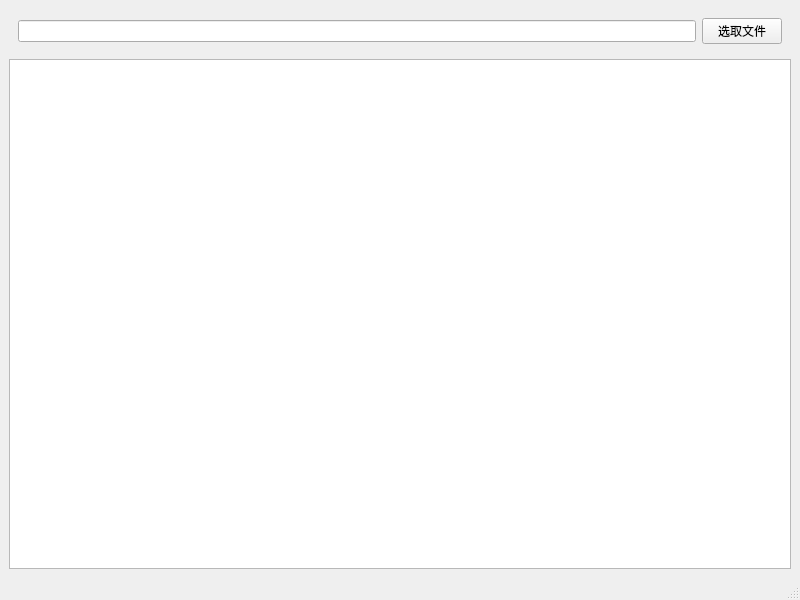
<?xml version="1.0" encoding="UTF-8"?>
<ui version="4.0">
 <class>MainWindow</class>
 <widget class="QMainWindow" name="MainWindow">
  <property name="geometry">
   <rect>
    <x>0</x>
    <y>0</y>
    <width>800</width>
    <height>600</height>
   </rect>
  </property>
  <property name="windowTitle">
   <string>MainWindow</string>
  </property>
  <widget class="QWidget" name="centralwidget">
   <layout class="QVBoxLayout" name="verticalLayout">
    <item>
     <widget class="QWidget" name="widget" native="true">
      <layout class="QHBoxLayout" name="horizontalLayout">
       <item>
        <widget class="QLineEdit" name="lineEdit"/>
       </item>
       <item>
        <widget class="QPushButton" name="pushButton">
         <property name="text">
          <string>选取文件</string>
         </property>
        </widget>
       </item>
      </layout>
     </widget>
    </item>
    <item>
     <widget class="QTextEdit" name="textEdit"/>
    </item>
   </layout>
  </widget>
  <widget class="QMenuBar" name="menubar">
   <property name="geometry">
    <rect>
     <x>0</x>
     <y>0</y>
     <width>800</width>
     <height>28</height>
    </rect>
   </property>
  </widget>
  <widget class="QStatusBar" name="statusbar"/>
 </widget>
 <resources/>
 <connections/>
</ui>
